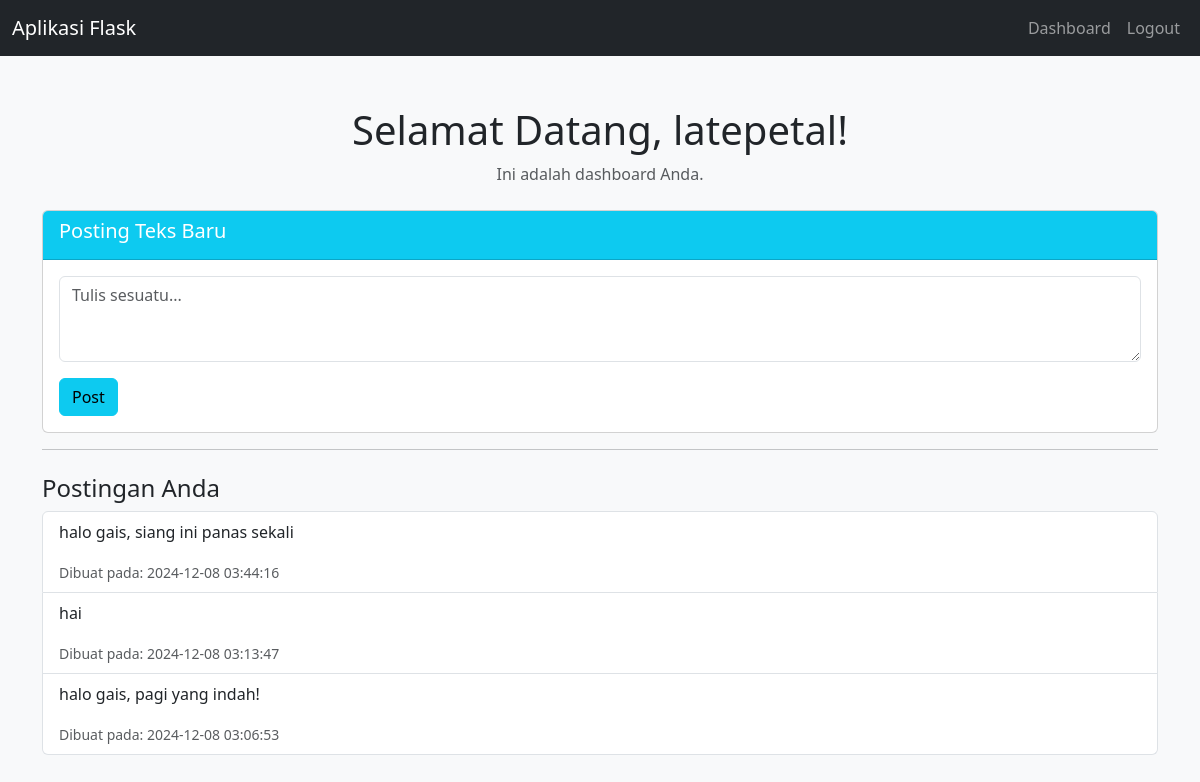
/dashboard (signed in), run on the app's committed database.
### tables this page shows
CREATE TABLE uploaded_texts (
            id INTEGER PRIMARY KEY AUTOINCREMENT,
            user_id INTEGER NOT NULL,
            text_content TEXT NOT NULL,
            created_at TIMESTAMP DEFAULT CURRENT_TIMESTAMP,
            FOREIGN KEY (user_id) REFERENCES users (id)
        );

### app.py (the view, shortened to what this page needs)
@app.route("/dashboard", methods=["GET", "POST"])
def dashboard():
    if "user_id" not in session:  # Periksa apakah pengguna sudah login
        flash("Silakan login terlebih dahulu.", "warning")
        return redirect(url_for("login"))
    user_id = session["user_id"]  # Ambil user ID dari session
    username = session["username"]  # Ambil username dari session
    conn = get_db_connection()
    texts = conn.execute(
        "SELECT text_content, created_at FROM uploaded_texts WHERE user_id = ? ORDER BY created_at DESC",
        (user_id,)
    ).fetchall()
    conn.close()
    return render_template("dashboard.html", username=username, texts=texts)

### app.py (called while the page is built)
def get_db_connection():
    conn = sqlite3.connect('users.db')
    conn.row_factory = sqlite3.Row  # Supaya hasil query berbentuk dictionary-like
    return conn

### templates/dashboard.html
{% extends "base.html" %} {% block content %}
<div class="text-center mb-4">
  <h1>Selamat Datang, {{ username }}!</h1>
  <p class="text-muted">Ini adalah dashboard Anda.</p>
</div>
<div class="card">
  <div class="card-header bg-info text-white">
    <h5>Posting Teks Baru</h5>
  </div>
  <div class="card-body">
    <form method="POST">
      <div class="mb-3">
        <textarea
          class="form-control"
          name="text_content"
          rows="3"
          placeholder="Tulis sesuatu..."
          required
        ></textarea>
      </div>
      <button type="submit" class="btn btn-info">Post</button>
    </form>
  </div>
</div>
<hr />
<div class="mt-4">
  <h4>Postingan Anda</h4>
  {% if texts %}
  <ul class="list-group">
    {% for text in texts %}
    <li class="list-group-item">
      <p>{{ text.text_content }}</p>
      <small class="text-muted">Dibuat pada: {{ text.created_at }}</small>
    </li>
    {% endfor %}
  </ul>
  {% else %}
  <p class="text-muted">Belum ada postingan.</p>
  {% endif %}
</div>
{% endblock %}

### templates/base.html (style rules this page uses)
body { background-color: #f8f9fa; }

### data on the page
uploaded_texts: text_content "halo gais, siang ini panas sekali", created_at "2024-12-08 03:44:16"
uploaded_texts: text_content "hai", created_at "2024-12-08 03:13:47"
uploaded_texts: text_content "halo gais, pagi yang indah!", created_at "2024-12-08 03:06:53"

### other printed values
{{ username }} "latepetal"
